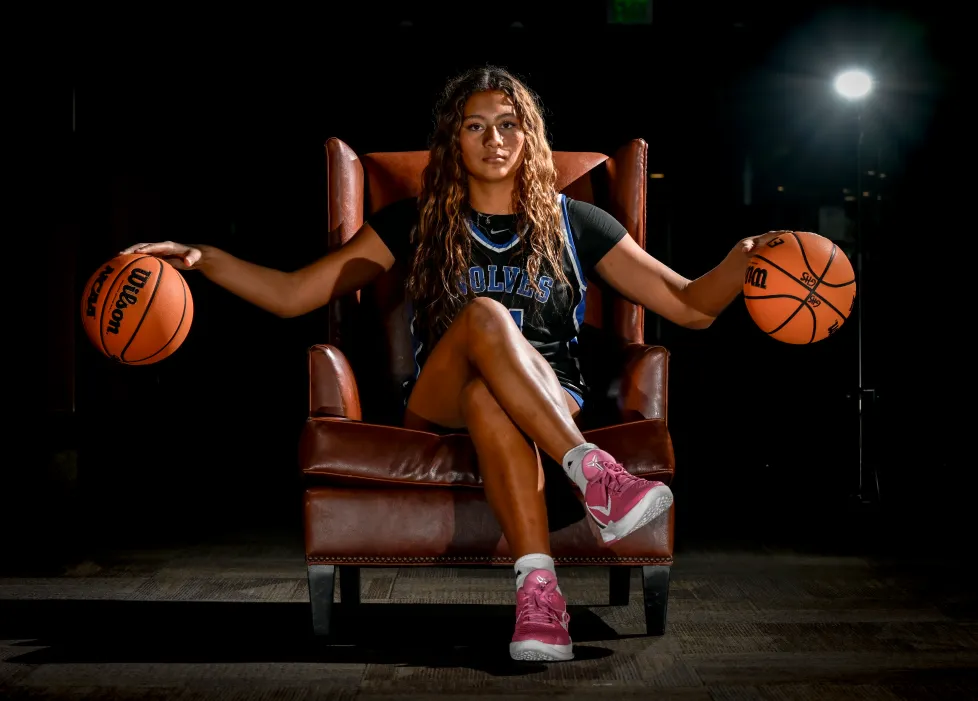
#> input picture OpenCv Lvl-7 Edge Detection/2.jpg, 978 x 701 px
$ jupyter execute edge-detection.ipynb
#> lines starting #> are read from the running program, lines starting #| are printed output that depends on the picture; after the words box and inside, x2 and y2 are one past the last pixel; in counts of white or black regions, pixels touching at a corner belong together
[cell 1]
import cv2
import numpy as np

[cell 2]
img = cv2.imread('2.jpg')
#> img is the input picture: shape (701, 978, 3); mean B, G, R 14.5, 19.5, 30.6

cv2.imshow("Original Image",img)
cv2.waitKey(0)

[cell 3]
#Edge using canny
img_edge = cv2.Canny(img, 100, 200)    #lower threshold and upper threshold
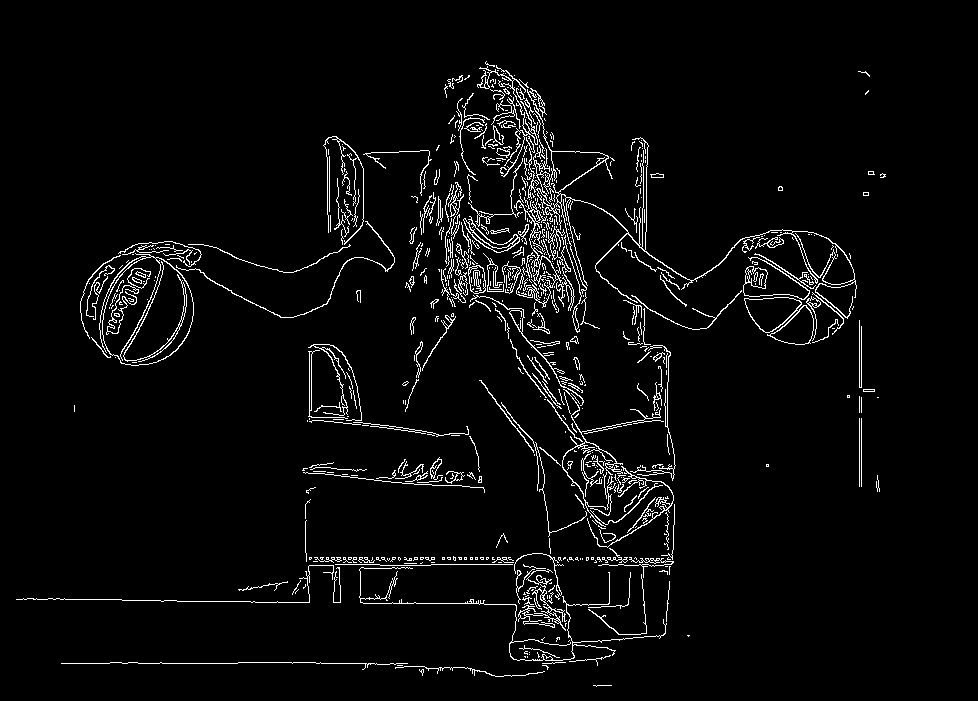
#> img_edge: shape (701, 978); 3.8% white in thin lines or dots, all inside (x1, y1, x2, y2) = (16, 61, 886, 687)
"""
Pixels with gradients above 200 are considered strong edges.
Pixels with gradients between 100 and 200 are considered weak edges, and will be included only if connected to a strong edge.
"""

cv2.imshow("Image Edge",img_edge)
cv2.waitKey(0)

[cell 4]
#Dilate
img_edge_d = cv2.dilate(img_edge, np.ones((3, 3), dtype=np.int8))   # Dilation is a morphological operation that expands the white regions in a binary image, making edges thicker. The 3x3 kernel defines the area to consider for expansion.
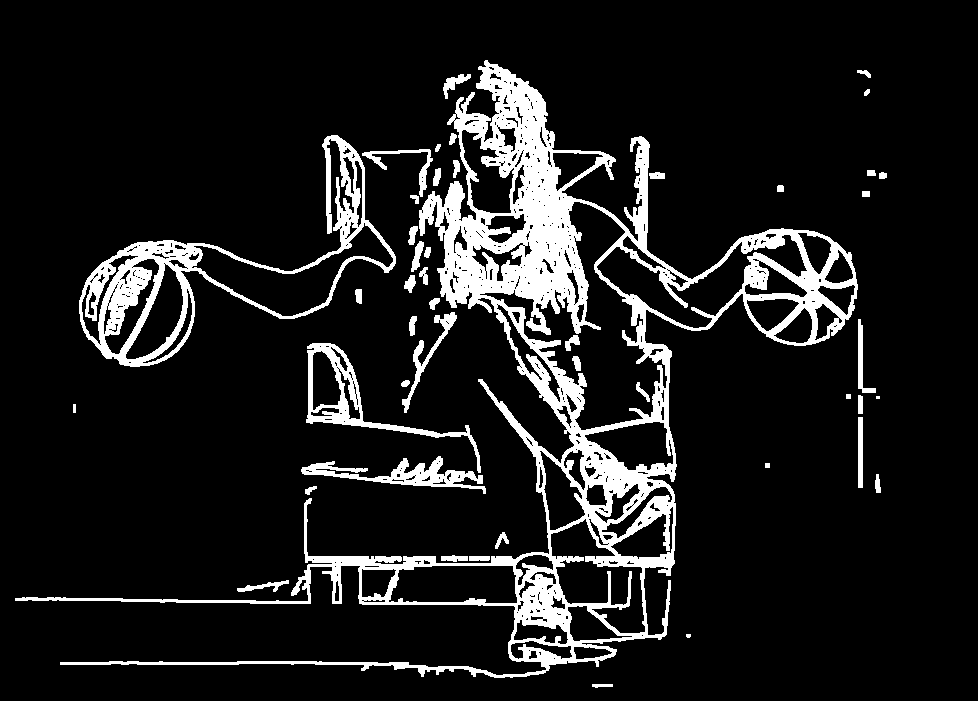
#> img_edge_d: shape (701, 978); 11.2% white; 46 white regions (2 under 20 px), largest, box (x1, y1, x2, y2) and area: (15, 60, 858, 678) 55845, (79, 135, 396, 367) 10715, (306, 343, 481, 473) 2793

cv2.imshow("Image Edge dilate",img_edge_d)
cv2.waitKey(0)

[cell 5]
#Erode
img_edge_e = cv2.erode(img_edge_d, np.ones((3, 3), dtype=np.int8))   # Erosion is a morphological operation that shrinks the white regions in a binary image, reducing the thickness of edges. The 3x3 kernel defines the area to consider for shrinking.
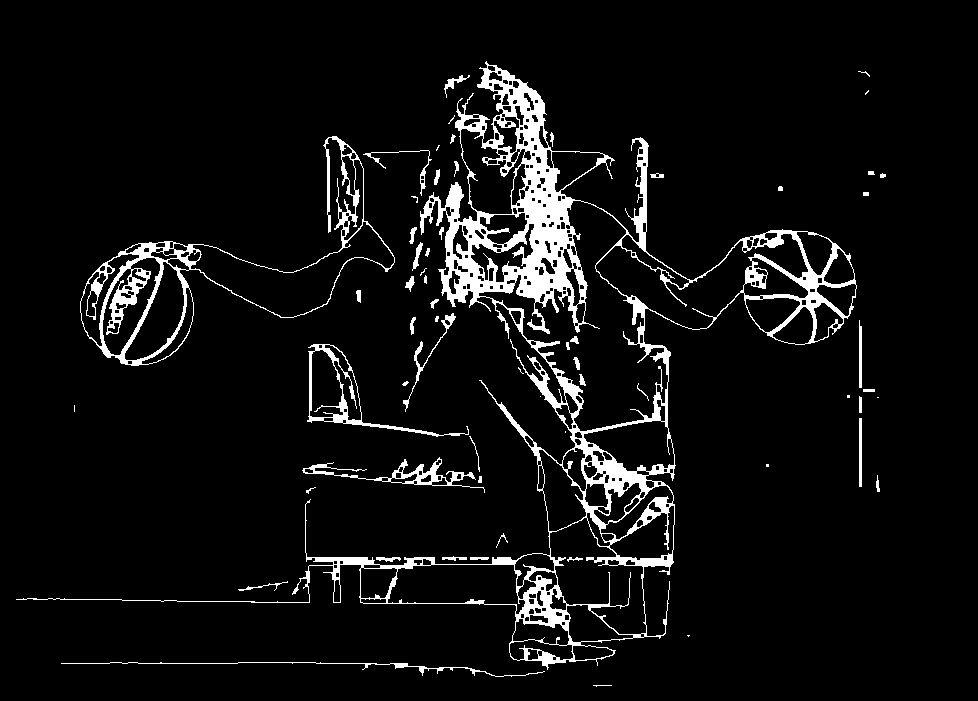
#> img_edge_e: shape (701, 978); 6.3% white; 62 white regions (15 under 20 px), largest, box (x1, y1, x2, y2) and area: (16, 61, 857, 670) 31919, (80, 136, 395, 366) 5400, (307, 344, 469, 437) 1376

cv2.imshow("Image Edge erode",img_edge_e)
cv2.waitKey(0)
